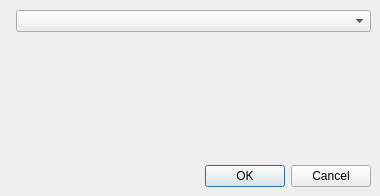
<?xml version="1.0" encoding="UTF-8"?>
<ui version="4.0">
 <class>ItemWindow</class>
 <widget class="QDialog" name="ItemWindow">
  <property name="windowModality">
   <enum>Qt::WindowModal</enum>
  </property>
  <property name="geometry">
   <rect>
    <x>0</x>
    <y>0</y>
    <width>380</width>
    <height>196</height>
   </rect>
  </property>
  <property name="windowTitle">
   <string>Dialog</string>
  </property>
  <property name="modal">
   <bool>true</bool>
  </property>
  <widget class="QDialogButtonBox" name="buttonBox">
   <property name="geometry">
    <rect>
     <x>30</x>
     <y>160</y>
     <width>341</width>
     <height>32</height>
    </rect>
   </property>
   <property name="orientation">
    <enum>Qt::Horizontal</enum>
   </property>
   <property name="standardButtons">
    <set>QDialogButtonBox::Cancel|QDialogButtonBox::Ok</set>
   </property>
  </widget>
  <widget class="QWidget" name="formLayoutWidget">
   <property name="geometry">
    <rect>
     <x>10</x>
     <y>10</y>
     <width>361</width>
     <height>141</height>
    </rect>
   </property>
   <layout class="QFormLayout" name="formLayout">
    <item row="0" column="1">
     <widget class="QComboBox" name="comboBox"/>
    </item>
   </layout>
  </widget>
 </widget>
 <resources/>
 <connections>
  <connection>
   <sender>buttonBox</sender>
   <signal>accepted()</signal>
   <receiver>ItemWindow</receiver>
   <slot>accept()</slot>
   <hints>
    <hint type="sourcelabel">
     <x>248</x>
     <y>254</y>
    </hint>
    <hint type="destinationlabel">
     <x>157</x>
     <y>274</y>
    </hint>
   </hints>
  </connection>
  <connection>
   <sender>buttonBox</sender>
   <signal>rejected()</signal>
   <receiver>ItemWindow</receiver>
   <slot>reject()</slot>
   <hints>
    <hint type="sourcelabel">
     <x>316</x>
     <y>260</y>
    </hint>
    <hint type="destinationlabel">
     <x>286</x>
     <y>274</y>
    </hint>
   </hints>
  </connection>
 </connections>
</ui>
